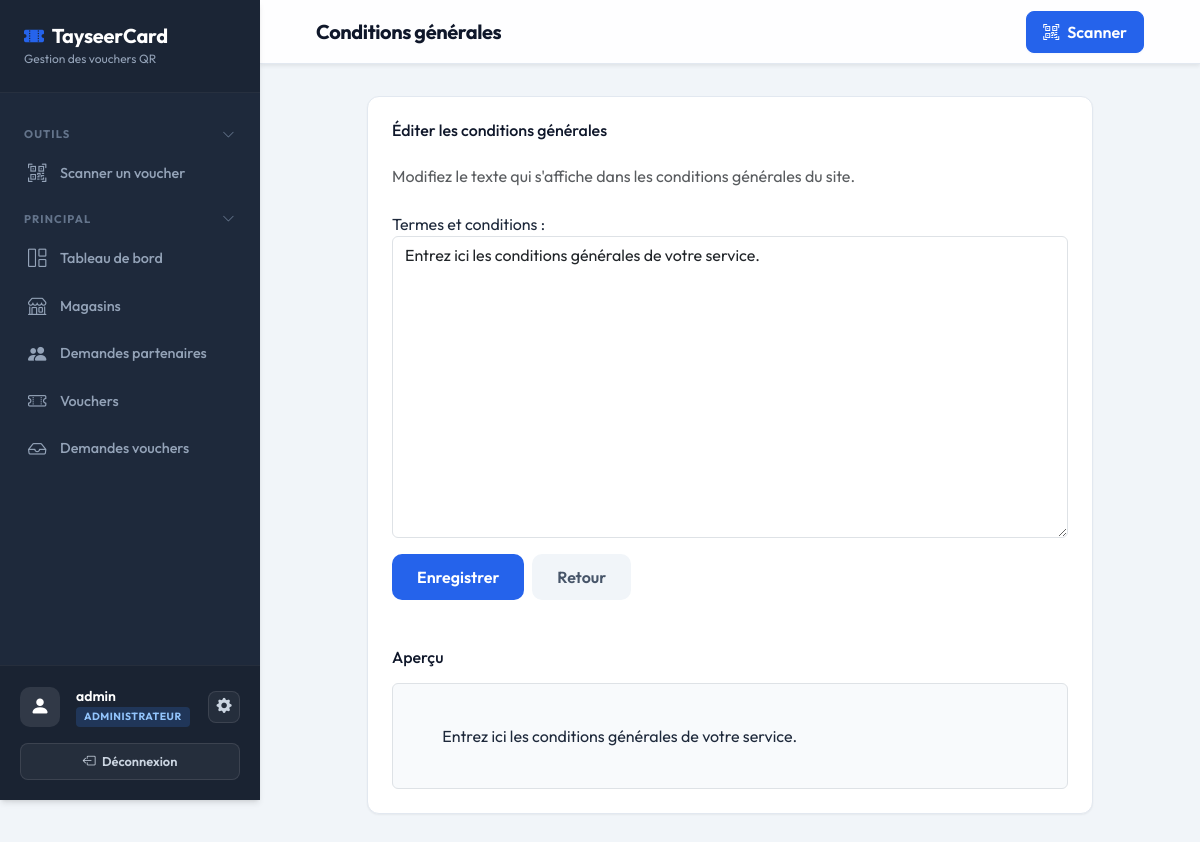
Screenshot of /accounts/dashboard/admin/terms/ (signed in) with the database file from the repository.
### apps/accounts/models.py (models this page shows, shortened)
class User(AbstractUser):
    class Role(models.TextChoices):
        ADMIN = 'ADMIN', 'Administrateur'
        MANAGER = 'MANAGER', 'Manager de magasin'
        CAISSIER = 'CAISSIER', 'Caissier'
    role = models.CharField(
        max_length=10,
        choices=Role.choices,
        default=Role.MANAGER,
    )
    def is_admin(self):
        return self.role == self.Role.ADMIN or self.is_superuser
    def is_manager(self):
        return self.role == self.Role.MANAGER
    def is_caissier(self):
        return self.role == self.Role.CAISSIER
    def get_store(self):
        if self.is_manager():
            return getattr(self, 'managed_store', None)
        elif self.is_caissier():
            caissier_store = getattr(self, 'caissier_store', None)
            if hasattr(caissier_store, 'first'):
                return caissier_store.first()
            return caissier_store
        return None

class SitePolicy(models.Model):
    slug = models.SlugField(max_length=50, unique=True)
    title = models.CharField(max_length=200)
    content = models.TextField()
    updated_at = models.DateTimeField(auto_now=True)
    class Meta:
        verbose_name = 'Politique du site'
        verbose_name_plural = 'Politiques du site'

### apps/accounts/views.py (the view)
# urls.py: path('dashboard/admin/terms/', views.admin_terms_edit, name='admin_terms_edit'),
@login_required
def admin_terms_edit(request):
    if not request.user.is_admin():
        return redirect('dashboard')
    term, _ = SitePolicy.objects.get_or_create(
        slug='terms-and-conditions',
        defaults={
            'title': 'Conditions Générales',
            'content': 'Entrez ici les conditions générales de votre service.',
        }
    )
    form = TermsForm(request.POST or None, instance=term)
    if request.method == 'POST' and form.is_valid():
        form.save()
        messages.success(request, 'Conditions générales mises à jour.')
        return redirect('admin_terms_edit')
    return render(request, 'accounts/terms_edit.html', {'form': form, 'term': term})

### apps/accounts/forms.py
class TermsForm(forms.ModelForm):
    class Meta:
        model = SitePolicy
        fields = ['content']
        widgets = {
            'content': forms.Textarea(attrs={'class': 'form-control', 'rows': 12}),
        }
        labels = {
            'content': 'Termes et conditions',
        }

### apps/accounts/context_processors.py (called while the page is built)
def admin_notifications(request):
    pending_requests = 0
    if request.user.is_authenticated:
        is_admin = getattr(request.user, 'is_admin', False)
        if callable(is_admin):
            is_admin = is_admin()
        if is_admin:
            pending_requests = VoucherRequest.objects.filter(status=VoucherRequest.Status.PENDING).count()
    return {
        'pending_requests': pending_requests,
    }

### templates/accounts/terms_edit.html (shortened to what this page needs)
{% extends 'base.html' %}
{% block page_title %}Conditions générales{% endblock %}
{% block content %}
<div class="row justify-content-center">
  <div class="col-lg-10">
    <div class="stat-card">
      <h6 class="fw-600 mb-4" style="color:#0f172a;">Éditer les conditions générales</h6>
      <p class="text-muted mb-4">Modifiez le texte qui s'affiche dans les conditions générales du site.</p>
      <form method="post">
        <div class="mb-3">
          {{ form.content.label_tag }}
          {{ form.content }}
        </div>
        <div class="d-flex gap-2 mt-3">
          <button type="submit" class="btn" style="background:#2563eb; color:#fff; border-radius:10px; padding:10px 24px;">
            Enregistrer
          </button>
          <a href="{% url 'admin_dashboard' %}" class="btn" style="background:#f1f5f9; color:#475569; border-radius:10px; padding:10px 24px;">
            Retour
          </a>
        </div>
      </form>
      {% if term.content %}
      <div class="mt-5">
        <h6 class="fw-600 mb-3" style="color:#0f172a;">Aperçu</h6>
        <div class="border rounded p-3" style="background:#f8fafc; white-space:pre-wrap;">
          {{ term.content }}
        </div>
      </div>
      {% endif %}
    </div>
  </div>
</div>
{% endblock %}

### templates/base.html (shortened to what this page needs)
<!DOCTYPE html>
<html lang="fr">
<head>
  <link href="https://cdn.jsdelivr.net/npm/bootstrap@5.3.0/dist/css/bootstrap.min.css" rel="stylesheet" />
  <link href="https://cdn.jsdelivr.net/npm/bootstrap-icons@1.11.0/font/bootstrap-icons.css" rel="stylesheet" />
</head>
<body>
  {% if user.is_authenticated %}
  <aside class="sidebar" id="sidebar">
    <div class="sidebar-brand d-flex align-items-center justify-content-between">
      <div>
        <h5><i class="bi bi-ticket-perforated-fill me-2" style="color:var(--primary)"></i>TayseerCard</h5>
        <small>Gestion des vouchers QR</small>
      </div>
    </div>
    <nav class="sidebar-nav">
      <button class="nav-section-toggle" onclick="toggleNavSection(this)">
        <span>Outils</span>
        <i class="bi bi-chevron-down chevron"></i>
      </button>
      <div class="nav-section-body">
        <a href="{% url 'scan_page' %}" class="nav-link {% block nav_scan %}{% endblock %}">
          <i class="bi bi-qr-code-scan"></i> Scanner un voucher
        </a>
      </div>
      <button class="nav-section-toggle" onclick="toggleNavSection(this)">
        <span>Principal</span>
        <i class="bi bi-chevron-down chevron"></i>
      </button>
      <div class="nav-section-body">
        <a href="{% url 'dashboard' %}" class="nav-link {% block nav_dashboard %}{% endblock %}">
          <i class="bi bi-grid-1x2"></i> Tableau de bord
        </a>
        {% if user.is_admin %}
        <a href="{% url 'store_list' %}" class="nav-link {% block nav_stores %}{% endblock %}">
          <i class="bi bi-shop"></i> Magasins
        </a>
        <a href="{% url 'store_request_list' %}" class="nav-link {% block nav_store_requests %}{% endblock %}">
          <i class="bi bi-people-fill"></i> Demandes partenaires
        </a>
        {% endif %}
        {% if user.is_admin or user.is_manager or user.is_caissier %}
          <a href="{% if user.is_caissier %}/caissier/vouchers/{% elif user.is_manager %}/manager/vouchers/{% else %}{% url 'voucher_list' %}{% endif %}"
             class="nav-link {% block nav_vouchers %}{% endblock %}">
            <i class="bi bi-ticket-perforated"></i> Vouchers
          </a>
        {% endif %}
        {% if user.is_admin %}
        <a href="{% url 'admin_request_list' %}" class="nav-link {% block nav_admin_requests %}{% endblock %}">
          <i class="bi bi-inbox"></i> Demandes vouchers
        </a>
        {% endif %}
      </div>
    </nav>
    <div class="sidebar-footer">
      <div class="d-flex align-items-center justify-content-between mb-3">
        <div class="d-flex align-items-center gap-3 overflow-hidden">
          <div class="stat-icon m-0" style="background:rgba(255,255,255,0.1); width:40px; height:40px; flex-shrink:0;">
            <i class="bi bi-person-fill" style="color:#ffffff;"></i>
          </div>
          <div class="overflow-hidden">
            <div class="user-info text-truncate">{{ user.get_full_name|default:user.username }}</div>
            <div class="user-role text-truncate">
              <span class="role-pill role-{{ user.role|lower }}">{{ user.get_role_display }}</span>
            </div>
          </div>
        </div>
        {% if user.is_admin %}
        <a href="{% url 'admin_account_settings' %}" class="btn-settings {% block nav_settings %}{% endblock %}" title="Paramètres" style="flex-shrink:0;">
          <i class="bi bi-gear-fill"></i>
        </a>
        {% endif %}
      </div>
      <div class="d-flex gap-2 mt-1">
        <a href="{% url 'logout' %}" class="btn btn-sm flex-grow-1"
          style="background:rgba(255,255,255,0.05); color:#cbd5e1; border:1px solid rgba(255,255,255,0.1); font-size:0.8rem; border-radius:8px;">
          <i class="bi bi-box-arrow-left me-1"></i> Déconnexion
        </a>
      </div>
    </div>
  </aside>
  <div class="main-content">
    <div class="topbar shadow-sm">
      <div class="container-fluid d-flex align-items-center justify-content-between h-100 px-lg-4">
        <div class="d-flex align-items-center gap-3">
          <div class="d-flex align-items-center gap-2">
            <h4 class="mb-0">{% block page_title %}Tableau de bord{% endblock %}</h4>
          </div>
        </div>
        <div class="d-flex align-items-center gap-2">
          <a href="{% url 'scan_page' %}" class="btn btn-primary d-flex align-items-center gap-2 px-3">
            <i class="bi bi-qr-code-scan"></i>
            <span class="d-none d-sm-inline">Scanner</span>
          </a>
        </div>
      </div>
    </div>
    <div class="page-body">
      {% block content %}{% endblock %}
    </div>
  </div>
  {% else %}
  {% block auth_content %}{% endblock %}
  {% endif %}
</body>
</html>

### templates/base.html (style rules this page uses)
:root { --primary: #2563eb; --primary-dark: #1d4ed8; --success: #10b981; --danger: #ef4444; --warning: #f59e0b; --sidebar-bg: #1e293b; --sidebar-text: #94a3b8; --sidebar-active: #ffffff; --sidebar-hover: #334155; --body-bg: #f1f5f9; --card-bg: #ffffff; --card-border: #e2e8f0; --shadow-sm: 0 1px 2px 0 rgb(0 0 0 / 0.05); --shadow-md: 0 4px 6px -1px rgb(0 0 0 / 0.1), 0 2px 4px -2px rgb(0 0 0 / 0.1); }
* { font-family: 'Outfit', sans-serif; }
body { background-color: var(--body-bg); color: #1e293b; min-height: 100vh; margin: 0; overflow-x: hidden; }
.sidebar { position: fixed; top: 0; left: 0; width: 260px; height: 100vh; background: var(--sidebar-bg); padding: 0; z-index: 100; transition: transform 0.3s ease; display: flex; flex-direction: column; box-shadow: var(--shadow-md); }
.sidebar-brand { padding: 24px; background: rgba(0, 0, 0, 0.1); border-bottom: 1px solid rgba(255, 255, 255, 0.05); }
.sidebar-brand h5 { color: #ffffff; font-weight: 700; font-size: 1.25rem; margin: 0; letter-spacing: -0.01em; }
.sidebar-brand small { color: var(--sidebar-text); font-size: 0.75rem; display: block; margin-top: 2px; }
.sidebar-nav { padding: 20px 0; flex: 1; overflow-y: auto; }
.sidebar-nav .nav-link { color: var(--sidebar-text); padding: 10px 24px; display: flex; align-items: center; gap: 12px; font-size: 0.9rem; font-weight: 500; transition: all 0.2s ease; border-left: 4px solid transparent; }
.sidebar-nav .nav-link i { font-size: 1.15rem; width: 20px; }
.sidebar-footer { padding: 20px; background: rgba(0, 0, 0, 0.15); border-top: 1px solid rgba(255, 255, 255, 0.05); }
.sidebar-footer .user-info { color: #ffffff; font-size: 0.875rem; font-weight: 600; }
.sidebar-footer .user-role { font-size: 0.75rem; color: var(--sidebar-text); }
.btn-settings { background: rgba(255, 255, 255, 0.05); color: #cbd5e1; border: 1px solid rgba(255, 255, 255, 0.1); font-size: 0.95rem; border-radius: 8px; display: flex; align-items: center; justify-content: center; width: 32px; height: 32px; transition: all 0.2s ease; text-decoration: none; }
.main-content { margin-left: 260px; min-height: 100vh; display: flex; flex-direction: column; transition: margin-left 0.3s ease; }
.topbar { background: rgba(255, 255, 255, 0.9); backdrop-filter: blur(10px); height: 64px; padding: 0 32px; border-bottom: 1px solid var(--card-border); display: flex; align-items: center; justify-content: space-between; position: sticky; top: 0; z-index: 50; }
.topbar h4 { margin: 0; font-weight: 700; color: #0f172a; font-size: 1.25rem; letter-spacing: -0.02em; }
.page-body { padding: 32px; flex: 1; }
.stat-card { background: var(--card-bg); border-radius: 12px; padding: 24px; border: 1px solid var(--card-border); box-shadow: var(--shadow-sm); transition: all 0.2s ease; height: 100%; }
.stat-icon { width: 44px; height: 44px; border-radius: 10px; display: flex; align-items: center; justify-content: center; font-size: 1.25rem; margin-bottom: 16px; }
.btn { border-radius: 8px; font-weight: 600; padding: 8px 16px; transition: all 0.2s ease; }
.btn-primary { background-color: var(--primary); border-color: var(--primary); box-shadow: 0 1px 2px 0 rgba(37, 99, 235, 0.05); }
.role-pill { display: inline-block; padding: 2px 8px; border-radius: 4px; font-size: 0.65rem; font-weight: 700; text-transform: uppercase; letter-spacing: 0.05em; }
.role-admin { background: rgba(59, 130, 246, 0.2); color: #93c5fd; }
.nav-section-toggle { color: #64748b; font-size: 0.7rem; font-weight: 700; letter-spacing: 0.1em; text-transform: uppercase; padding: 12px 24px 6px; display: flex; align-items: center; justify-content: space-between; cursor: pointer; background: none; border: none; width: 100%; transition: color 0.2s; }
.nav-section-toggle .chevron { font-size: 0.8rem; transition: transform 0.25s ease; }
.nav-section-body { overflow: hidden; transition: max-height 0.3s ease; max-height: 500px; }

### rows the page displays
User: get_full_name "admin", role "ADMINISTRATEUR"
SitePolicy: content "Entrez ici les conditions générales de votre service."
